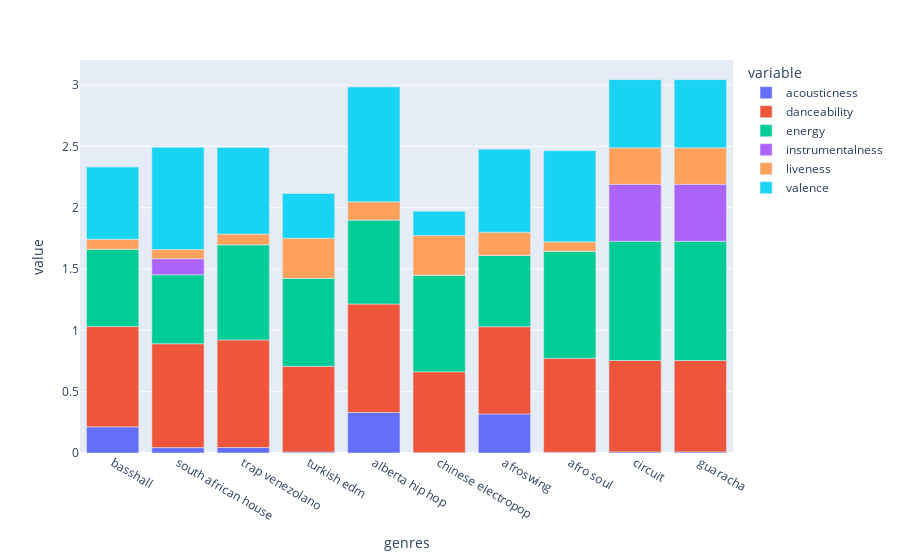

Notebook code cell kept with this figure:
### Code cell
fig = px.bar(top_genre, x='genres', y=sound_features)
fig.show()

### Figure 1 — Plotly figure (JSON) as saved in the notebook; plotly's stock layout.template omitted (floating-point values rounded to 4 significant figures)
{"data": [{"alignmentgroup": "True", "hovertemplate": "variable=acousticness<br>genres=%{x}<br>value=%{y}<extra></extra>", "legendgroup": "acousticness", "marker": {"color": "#636efa", "pattern": {"shape": ""}}, "name": "acousticness", "offsetgroup": "acousticness", "orientation": "v", "showlegend": true, "textposition": "auto", "type": "bar", "x": ["basshall", "south african house", "trap venezolano", "turkish edm", "alberta hip hop", "chinese electropop", "afroswing", "afro soul", "circuit", "guaracha"], "xaxis": "x", "y": [0.2132, 0.04383, 0.0446, 0.00829, 0.33, 0.00257, 0.3185, 0.00627, 0.00903, 0.00903], "yaxis": "y"}, {"alignmentgroup": "True", "hovertemplate": "variable=danceability<br>genres=%{x}<br>value=%{y}<extra></extra>", "legendgroup": "danceability", "marker": {"color": "#EF553B", "pattern": {"shape": ""}}, "name": "danceability", "offsetgroup": "danceability", "orientation": "v", "showlegend": true, "textposition": "auto", "type": "bar", "x": ["basshall", "south african house", "trap venezolano", "turkish edm", "alberta hip hop", "chinese electropop", "afroswing", "afro soul", "circuit", "guaracha"], "xaxis": "x", "y": [0.818, 0.847, 0.877, 0.698, 0.885, 0.66, 0.7117, 0.766, 0.745, 0.745], "yaxis": "y"}, {"alignmentgroup": "True", "hovertemplate": "variable=energy<br>genres=%{x}<br>value=%{y}<extra></extra>", "legendgroup": "energy", "marker": {"color": "#00cc96", "pattern": {"shape": ""}}, "name": "energy", "offsetgroup": "energy", "orientation": "v", "showlegend": true, "textposition": "auto", "type": "bar", "x": ["basshall", "south african house", "trap venezolano", "turkish edm", "alberta hip hop", "chinese electropop", "afroswing", "afro soul", "circuit", "guaracha"], "xaxis": "x", "y": [0.6302, 0.5623, 0.777, 0.719, 0.685, 0.787, 0.5802, 0.873, 0.972, 0.972], "yaxis": "y"}, {"alignmentgroup": "True", "hovertemplate": "variable=instrumentalness<br>genres=%{x}<br>value=%{y}<extra></extra>", "legendgroup": "instrumentalness", "marker": {"color": "#ab63fa", "pattern": {"shape": ""}}, "name": "instrumentalness", "offsetgroup": "instrumentalness", "orientation": "v", "showlegend": true, "textposition": "auto", "type": "bar", "x": ["basshall", "south african house", "trap venezolano", "turkish edm", "alberta hip hop", "chinese electropop", "afroswing", "afro soul", "circuit", "guaracha"], "xaxis": "x", "y": [2e-05, 0.1303, 3.46e-05, 4.01e-06, 0, 0, 0.0002579, 0, 0.465, 0.465], "yaxis": "y"}, {"alignmentgroup": "True", "hovertemplate": "variable=liveness<br>genres=%{x}<br>value=%{y}<extra></extra>", "legendgroup": "liveness", "marker": {"color": "#FFA15A", "pattern": {"shape": ""}}, "name": "liveness", "offsetgroup": "liveness", "orientation": "v", "showlegend": true, "textposition": "auto", "type": "bar", "x": ["basshall", "south african house", "trap venezolano", "turkish edm", "alberta hip hop", "chinese electropop", "afroswing", "afro soul", "circuit", "guaracha"], "xaxis": "x", "y": [0.08107, 0.07513, 0.0863, 0.326, 0.148, 0.323, 0.19, 0.0764, 0.297, 0.297], "yaxis": "y"}, {"alignmentgroup": "True", "hovertemplate": "variable=valence<br>genres=%{x}<br>value=%{y}<extra></extra>", "legendgroup": "valence", "marker": {"color": "#19d3f3", "pattern": {"shape": ""}}, "name": "valence", "offsetgroup": "valence", "orientation": "v", "showlegend": true, "textposition": "auto", "type": "bar", "x": ["basshall", "south african house", "trap venezolano", "turkish edm", "alberta hip hop", "chinese electropop", "afroswing", "afro soul", "circuit", "guaracha"], "xaxis": "x", "y": [0.5887, 0.8343, 0.706, 0.364, 0.937, 0.199, 0.6766, 0.743, 0.556, 0.556], "yaxis": "y"}], "layout": {"barmode": "relative", "legend": {"title": {"text": "variable"}, "tracegroupgap": 0}, "margin": {"t": 60}, "xaxis": {"anchor": "y", "domain": [0, 1], "title": {"text": "genres"}}, "yaxis": {"anchor": "x", "domain": [0, 1], "title": {"text": "value"}}}}
